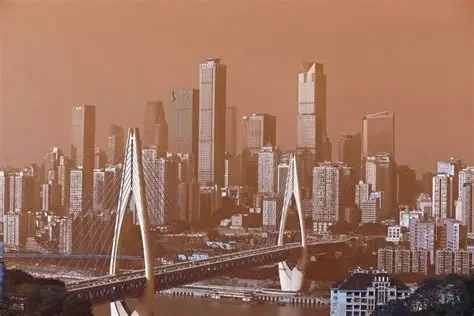
#> input picture cvstudey/chapter-3/resource/chongqing_bridge.jpg, 474 x 316 px
$ python 2_cv2.GaussianBlur.py
#> lines starting #> are read from the running program, lines starting #| are printed output that depends on the picture
import math

import cv2 as cv
import numpy as np
import matplotlib.pyplot as plt

plt.rcParams['font.sans-serif'] = ['SimHei']  # 指定默认字体
plt.rcParams['axes.unicode_minus'] = False  # 解决负号'-'显示为方块的问题

path = '../resource/chongqing_bridge.jpg'
img = cv.imread(path, cv.IMREAD_COLOR_RGB)
#> img is the input picture: shape (316, 474, 3); mean B, G, R 95, 114, 156
assert img is not None, "file could not be read, check with os.path.exists()"


kernel_3 = (3, 3)   # 使用的高斯核（滤波模板）的大小，必须是奇数
kernel_5 = (5, 5)
sigma_x = 0         # X 方向的标准差，如果为0，则根据核大小自动计算

# 高斯滤波
blurred_img = cv.GaussianBlur(img, kernel_3, sigma_x)
# 高斯滤波
blurred_img_ii = cv.GaussianBlur(img, kernel_5, sigma_x)
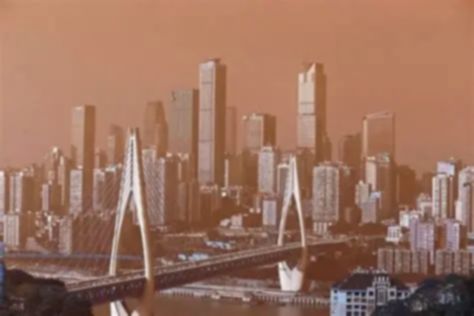
#> blurred_img_ii: shape (316, 474, 3); mean B, G, R 95, 114, 156


plt.figure(figsize=(12 , 8))
plt.subplot(2,2,1), plt.imshow(img), plt.title('Original')
plt.subplot(2,2,3), plt.imshow(blurred_img), plt.title('GaussianBlur kernel 3')
plt.subplot(2,2,4), plt.imshow(blurred_img_ii), plt.title('GaussianBlur kernel 5')
plt.show()
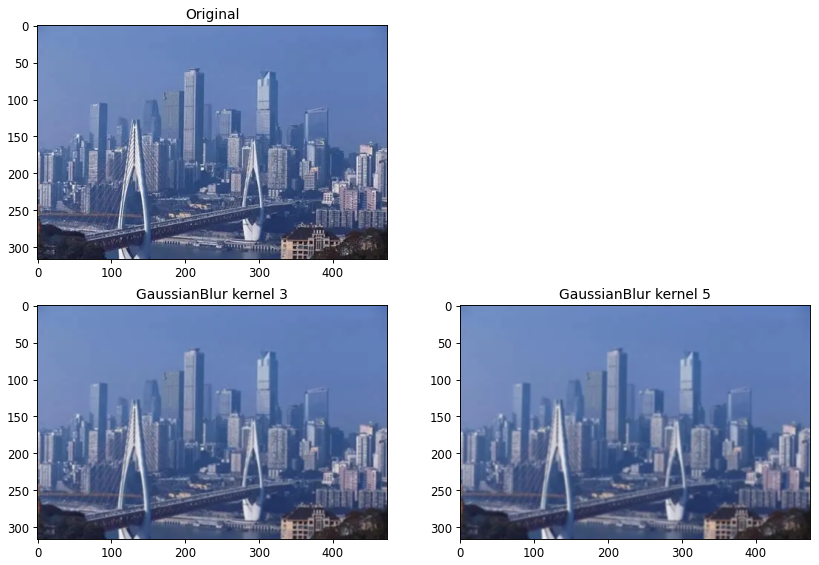
#> figure drawn by matplotlib, 3 panels; B, G, R data is drawn as R, G, B


# [63 lines left out: functions gaussian_kernel, apply_gaussian_filter, apply_gaussian_to_channel, not called in this run]
